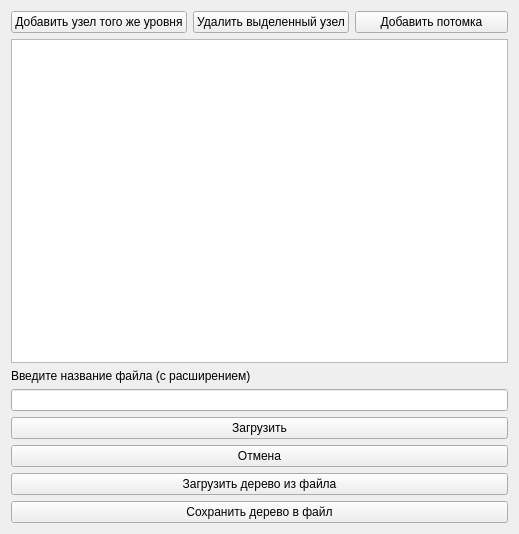
<?xml version="1.0" encoding="UTF-8"?>
<ui version="4.0">
 <class>Widget</class>
 <widget class="QWidget" name="Widget">
  <property name="geometry">
   <rect>
    <x>0</x>
    <y>0</y>
    <width>519</width>
    <height>534</height>
   </rect>
  </property>
  <property name="windowTitle">
   <string>Widget</string>
  </property>
  <layout class="QHBoxLayout" name="horizontalLayout_2">
   <item>
    <layout class="QVBoxLayout" name="verticalLayout">
     <item>
      <layout class="QHBoxLayout" name="horizontalLayout">
       <item>
        <widget class="QPushButton" name="insertRowAction">
         <property name="text">
          <string>Добавить узел того же уровня</string>
         </property>
        </widget>
       </item>
       <item>
        <widget class="QPushButton" name="removeRowAction">
         <property name="text">
          <string>Удалить выделенный узел</string>
         </property>
        </widget>
       </item>
       <item>
        <widget class="QPushButton" name="insertChildAction">
         <property name="text">
          <string>Добавить потомка</string>
         </property>
        </widget>
       </item>
      </layout>
     </item>
     <item>
      <widget class="QTreeView" name="treeView"/>
     </item>
     <item>
      <widget class="QLabel" name="label">
       <property name="text">
        <string>Введите название файла (с расширением)</string>
       </property>
      </widget>
     </item>
     <item>
      <widget class="QLineEdit" name="lineEdit"/>
     </item>
     <item>
      <widget class="QPushButton" name="Ok">
       <property name="text">
        <string>Загрузить</string>
       </property>
      </widget>
     </item>
     <item>
      <widget class="QPushButton" name="Cancel">
       <property name="text">
        <string>Отмена</string>
       </property>
      </widget>
     </item>
     <item>
      <widget class="QPushButton" name="load">
       <property name="text">
        <string>Загрузить дерево из файла</string>
       </property>
      </widget>
     </item>
     <item>
      <layout class="QHBoxLayout" name="horizontalLayout_3"/>
     </item>
     <item>
      <widget class="QPushButton" name="save">
       <property name="text">
        <string>Сохранить дерево в файл</string>
       </property>
      </widget>
     </item>
    </layout>
   </item>
  </layout>
 </widget>
 <layoutdefault spacing="6" margin="11"/>
 <resources/>
 <connections/>
</ui>
